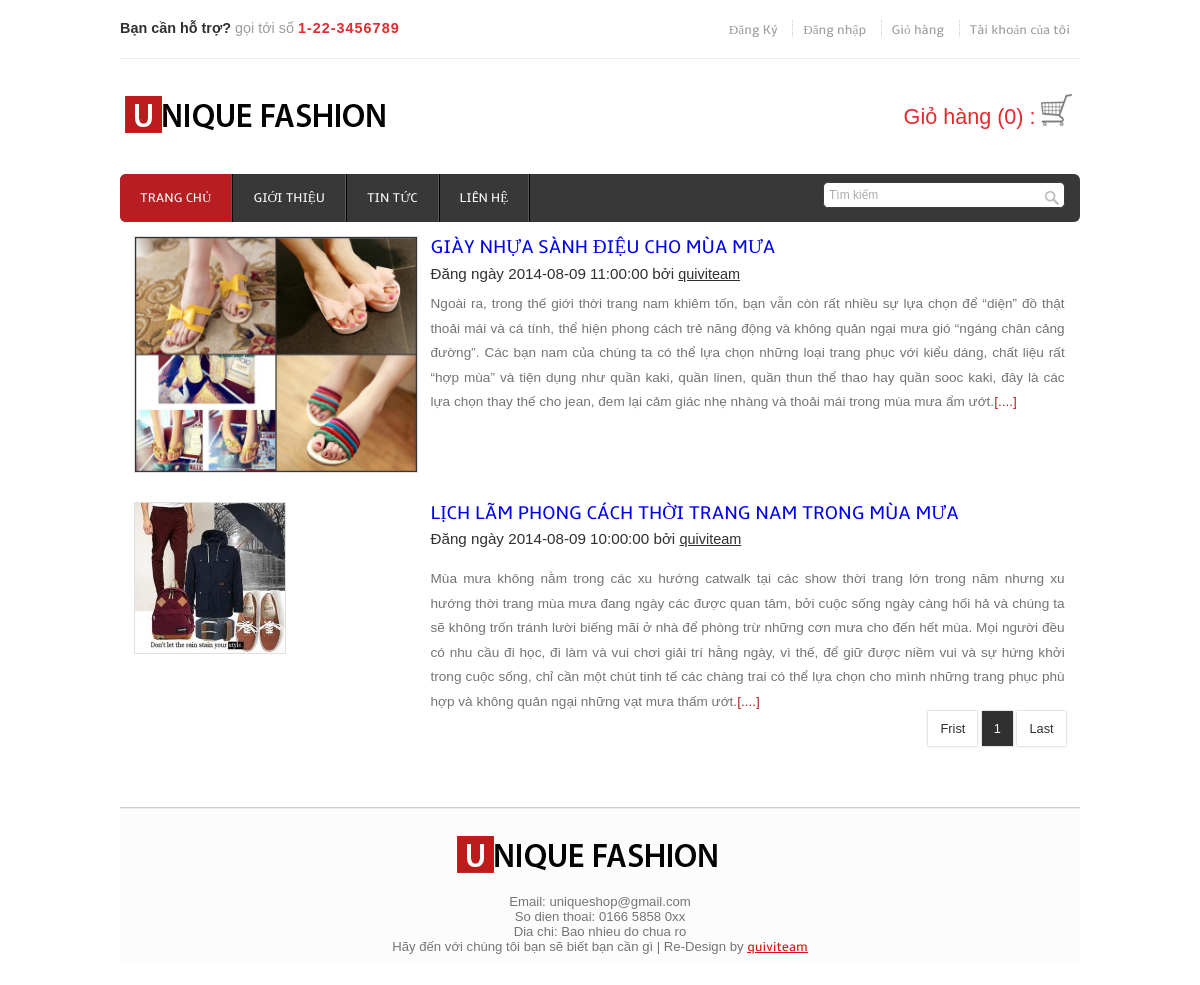
Before: /index.php?ac=news with the older database file.
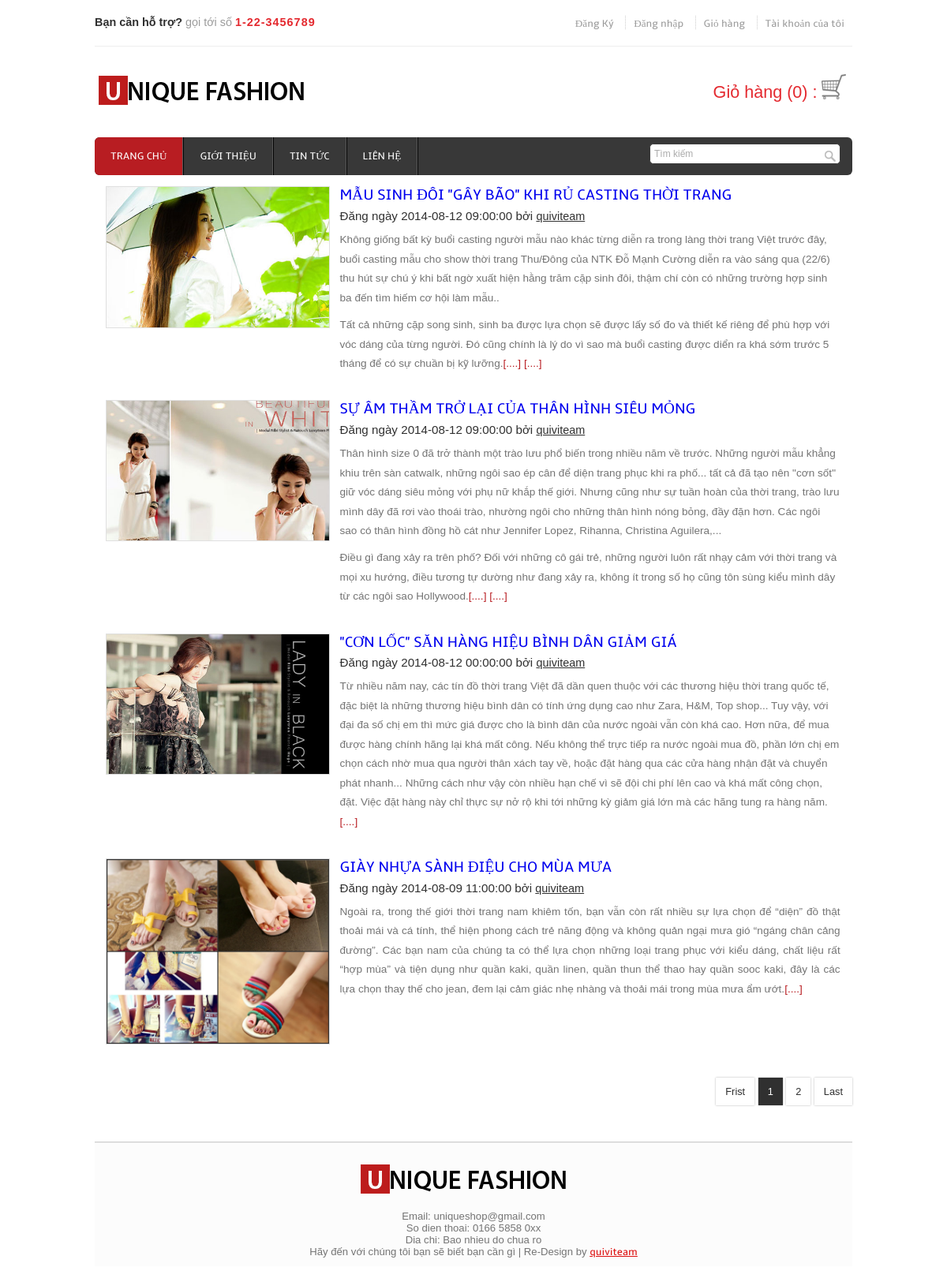
After: the same page with the newer database file.
### tables this page shows
CREATE TABLE IF NOT EXISTS `tbl_tin_tuc` (
  `id_tin_tuc` int(11) NOT NULL AUTO_INCREMENT,
  `tieu_de` varchar(500) NOT NULL,
  `anh_minh_hoa` varchar(500) NOT NULL,
  `noi_dung` text NOT NULL,
  `ngay_dang` datetime NOT NULL,
  PRIMARY KEY (`id_tin_tuc`)
);

### modules/news.php (the view, shortened to what this page needs)
<div class="main">
	<div class="content_tt">
		<?php
		if (isset ( $_GET ['page'] )) {
			$page = $_GET ['page'];
		} else {
			$page = 1;
		}
		$start_from = ($page - 1) * 4;
		$query = "select * from tbl_tin_tuc order by ngay_dang desc LIMIT $start_from , 4";
		$result = mysql_db_query ( "web_ban_quan_ao", $query );
		while ( $row_tintuc = mysql_fetch_assoc ( $result ) ) {
			?>
		<div class="image group">
			<div class="grid images_3_of_1">
				<img src="<?php echo $row_tintuc['anh_minh_hoa'] ?>" alt="" />
			</div>
			<div class="grid news_desc">
				<h3>
					<a
						href="index.php?ac=detail_news&id_tin_tuc=<?php echo $row_tintuc['id_tin_tuc'] ?>"><?php echo $row_tintuc['tieu_de'] ?></a>
				</h3>
				<h4>
					Đăng ngày <?php echo $row_tintuc['ngay_dang'] ?> bởi <span><a
						href="#">quiviteam</a></span>
				</h4>
				<?php echo substr($row_tintuc['noi_dung'], 0, strlen($row_tintuc['noi_dung'])-4).
				'<a href="index.php?ac=detail_news&id_tin_tuc='.$row_tintuc["id_tin_tuc"].'" title="more" >[....]</a></p>' ?>
			</div>
		</div>
		<?php
		}
		$sqlsotrang = "SELECT COUNT(id_tin_tuc) FROM tbl_tin_tuc";
		$rs_result = mysql_db_query ( "web_ban_quan_ao", $sqlsotrang );
		$row = mysql_fetch_row ( $rs_result );
		$total_records = $row [0];
		$total_page = ceil ( $total_records / 4 );
		?>
		<div class="content-pagenation">
			<ul>
				<li><a href="index.php?ac=news">Frist</a></li>
			<?php
			for($i = 1; $i <= $total_page; $i ++) {
				if ($i == $page) {
					?>
				<li class="active"><a
					href="index.php?ac=news&page=<?php echo $i ?>"><?php echo $i ?></a></li>
				<?php
				} else {
					?>
				<li><a href="index.php?ac=news&page=<?php echo $i ?>"><?php echo $i ?></a></li>
			<?php
				}
			}
			?>
				<li><a href="index.php?ac=news&page=<?php echo $total_page ?>">Last</a></li>
			</ul>
		</div>
	</div>
</div>

Changed rows visible on the page:
no longer on this page (row edited): tbl_tin_tuc: anh_minh_hoa (picture), tieu_de "LỊCH LÃM PHONG CÁCH THỜI TRANG NAM TRONG MÙA MƯA", ngay_dang "2014-08-09 10:00:00", noi_dung "Mùa mưa không nằm trong các xu hướng catwalk tại các show thời trang lớn trong năm nhưng xu hướng thời trang mùa mưa đang ngày các được quan tâm, bởi cuộc sống ngày càng hối hả và chúng ta sẽ không trốn tránh lười biếng mãi ở nhà để phòng trừ những cơn mưa cho đến hết mùa. Mọi người đều có nhu cầu đi học, đi làm và vui chơi giải trí hằng ngày, vì thế, để giữ được niềm vui và sự hứng khởi trong cuộc sống, chỉ cần một chút tinh tế các chàng trai có thể lựa chọn cho mình những trang phục phù hợp và không quản ngại những vạt mưa thấm ướt."
added tbl_tin_tuc: anh_minh_hoa (picture), tieu_de "MẪU SINH ĐÔI \"GÂY BÃO\" KHI RỦ CASTING THỜI TRANG", ngay_dang "2014-08-12 09:00:00", noi_dung "Không giống bất kỳ buổi casting người mẫu nào khác từng diễn ra trong làng thời trang Việt trước đây, buổi casting mẫu cho show thời trang Thu/Đông của NTK Đỗ Mạnh Cường diễn ra vào sáng qua (22/6) thu hút sự chú ý khi bất ngờ xuất hiện hằng trăm cặp sinh đôi, thậm chí còn có những trường hợp sinh ba đến tìm hiếm cơ hội làm mẫu.. Tất cả những cặp song sinh, sinh ba được lựa chọn sẽ được lấy số đo và thiết kế riêng để phù hợp với vóc dáng của từng người. Đó cũng chính là lý do vì sao mà buổi casting được diển ra khá sớm trước 5 tháng để có sự chuần bị kỹ lưỡng. [....]"
added tbl_tin_tuc: anh_minh_hoa (picture), tieu_de "SỰ ÂM THẦM TRỞ LẠI CỦA THÂN HÌNH SIÊU MỎNG", ngay_dang "2014-08-12 09:00:00", noi_dung "Thân hình size 0 đã trở thành một trào lưu phổ biến trong nhiều năm về trước. Những người mẫu khẳng khiu trên sàn catwalk, những ngôi sao ép cân để diện trang phục khi ra phố... tất cả đã tạo nên \"cơn sốt\" giữ vóc dáng siêu mỏng với phụ nữ khắp thế giới. Nhưng cũng như sự tuần hoàn của thời trang, trào lưu mình dây đã rơi vào thoái trào, nhường ngôi cho những thân hình nóng bỏng, đầy đặn hơn. Các ngôi sao có thân hình đồng hồ cát như Jennifer Lopez, Rihanna, Christina Aguilera,... Điều gì đang xảy ra trên phố? Đối với những cô gái trẻ, những người luôn rất nhạy cảm với thời trang và mọi xu hướng, điều tương tự dường như đang xảy ra, không ít trong số họ cũng tôn sùng kiểu mình dây từ các…"
added tbl_tin_tuc: anh_minh_hoa (picture), tieu_de "\"CƠN LỐC\" SĂN HÀNG HIỆU BÌNH DÂN GIẢM GIÁ", ngay_dang "2014-08-12 00:00:00", noi_dung "Từ nhiều năm nay, các tín đồ thời trang Việt đã dần quen thuộc với các thương hiệu thời trang quốc tế, đặc biệt là những thương hiệu bình dân có tính ứng dụng cao như Zara, H&M, Top shop... Tuy vậy, với đại đa số chị em thì mức giá được cho là bình dân của nước ngoài vẫn còn khá cao. Hơn nữa, để mua được hàng chính hãng lại khá mất công. Nếu không thể trực tiếp ra nước ngoài mua đồ, phần lớn chị em chọn cách nhờ mua qua người thân xách tay về, hoặc đặt hàng qua các cửa hàng nhận đặt và chuyển phát nhanh... Những cách như vậy còn nhiều hạn chế vì sẽ đội chi phí lên cao và khá mất công chọn, đặt. Việc đặt hàng này chỉ thực sự nở rộ khi tới những kỳ giảm giá lớn mà các hãng tung ra hàng năm."
Other visible differences:
new list line: "2"
